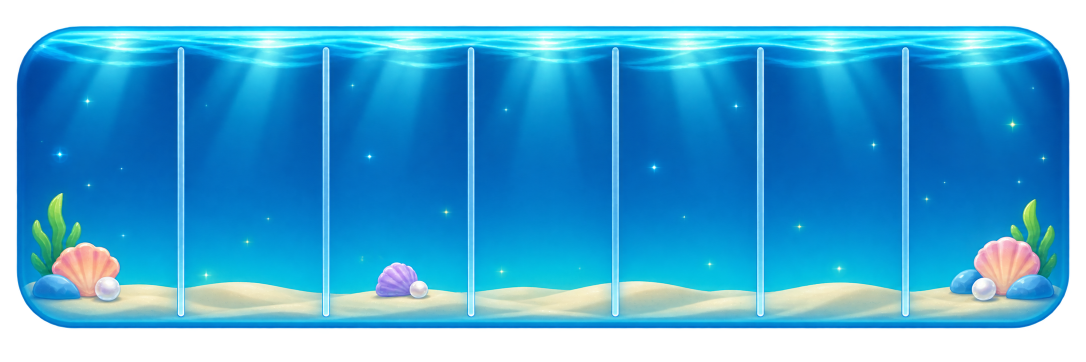
#> input picture Added Assets/tanks/backup_back.png, 2172 x 724 px, found by its file name (shown at 1/2 size); the run also reads 1 picture not shown here
$ python tank-art.py '../Added Assets/tanks/backup_back.png'
#> lines starting #> are read from the running program, lines starting #| are printed output that depends on the picture; after the words box and inside, x2 and y2 are one past the last pixel; in counts of white or black regions, pixels touching at a corner belong together
"""Gives the Backup and target tank pictures a more solid, 3D look (public/ui/tanks): the light rays and sparkles of the Backup water are taken out, the water gets a soft depth shadow
towards the glass, and the glass pictures get a thicker, more solid edge (an inner shadow, a bright rim, a thick bottom slab).
Usage: python3 scripts/tank-art.py <folder holding the original backup_back.png backup_front.png target_front.png>"""
import sys, os
import numpy as np
from PIL import Image
from scipy import ndimage as ndi
src = sys.argv[1]; out = os.path.join(os.path.dirname(__file__), '..', 'public', 'ui', 'tanks')
def load(n): return np.asarray(Image.open(os.path.join(src, n + '.png')).convert('RGBA')).astype(np.float32)
def save(n, a): Image.fromarray(np.clip(a, 0, 255).astype(np.uint8), 'RGBA').save(os.path.join(out, n + '.png'), optimize=True); print(n, a.shape[1], a.shape[0])
def inside_dist(alpha):   # distance (px) from each pixel to the outside of the shape
    return ndi.distance_transform_edt(alpha > 128)

# ---- backup water: no rays, no sparkles, a depth shadow to the sides ----
a = load('backup_back'); H, W = a.shape[:2]; al = a[..., 3]
#> after `H, W = a.shape[:2]`: H = 724; W = 2172
lum = a[..., :3] @ np.array([.299, .587, .114], np.float32)
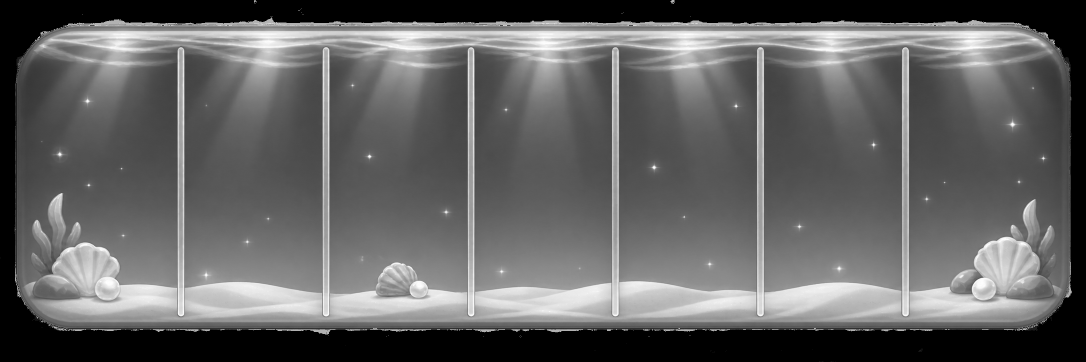
#> lum: shape (724, 2172) float32 (shown at 1/2 size); min 0, max 255, mean 98.9
water = (al > 200); sandline = int(H * .74)
#> after `water = al > 200`:
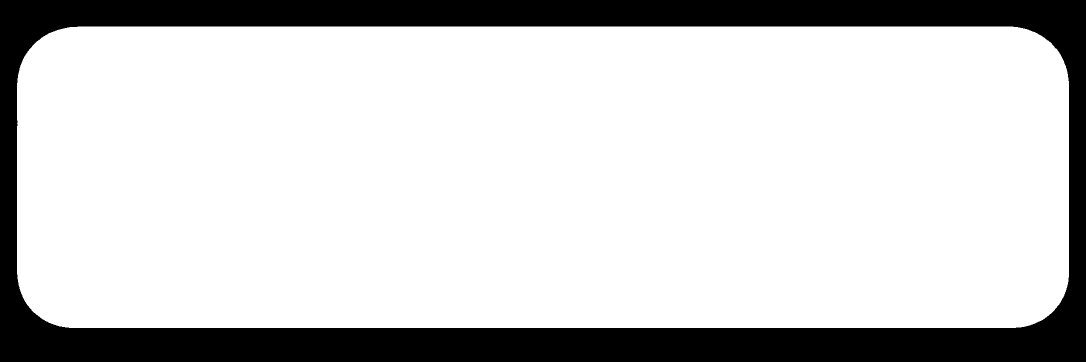
#> water: shape (724, 2172) bool (shown at 1/2 size); 80% white; 1 black region, box (x1, y1, x2, y2) and area: (0, 0, 2172, 724) 315268
#> after `sandline = int(H * 0.74)`: sandline = 535
div = np.zeros(W, bool)
wide = np.zeros(W, bool)
for cx in (198, 358, 519, 679, 839, 999): div[cx - 6:cx + 7] = True; wide[cx - 28:cx + 12] = True   # the glass bars between the slots stay as they are (only their bright core)
rows = np.arange(H)
#> rows = 724 values from 0 to 723
for y in range(int(H * .06), sandline):
    cols = water[y] & ~div
    if cols.sum() < 50: continue
    base = np.median(a[y][cols][:, :3], axis=0); bl = base @ np.array([.299, .587, .114], np.float32)
    bright = cols & (lum[y] > bl + 1.5)
    a[y, bright, :3] = base
    zone = water[y] & wide & (lum[y] < 170)   # next to a glass bar: the bar's own bright core is kept, its dark shadows and old rays go
    a[y, zone, :3] = base
#> this loop made 492 passes
#> (base, bl) on passes 11 to 13: ([3, 172, 238], 129), ([0, 154, 229], 116.5), ([1, 151, 223], 114.4)
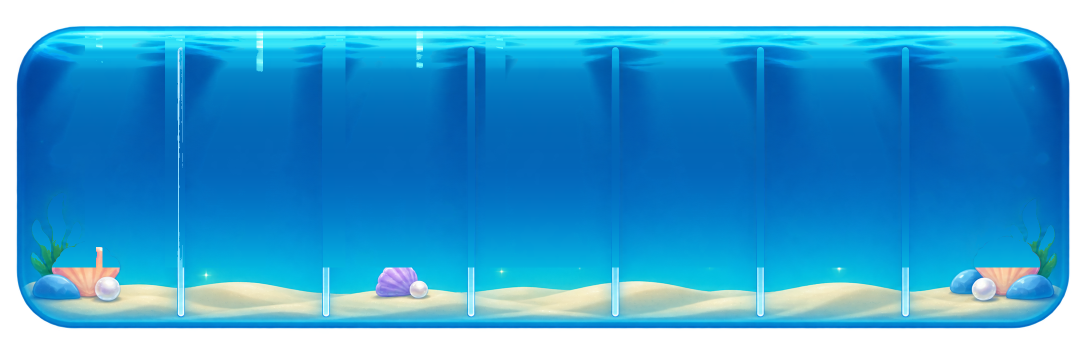
#> a: shape (724, 2172, 4) float32 (shown at 1/2 size); mean R, G, B, A 21.1, 116.1, 164.6, 204.3; transparent parts drawn white
# gentle smoothing of what is left of the shimmer along the top, so no streaks come back
sm = ndi.gaussian_filter(a[..., :3], sigma=(2.5, 14, 0)); band = np.zeros((H, W), bool); band[int(H * .06):sandline] = True; band &= water & ~ndi.binary_dilation(div, np.ones(13, bool))[None, :].repeat(H, 0)
#> after `band &= water & ~ndi.binary_dilation(div, np.ones(13, bool))[None, :].`: band: shape (724, 2172) bool; 59.5% white; 1 black region, box (x1, y1, x2, y2) and area: (0, 0, 2172, 724) 636824
a[band, :3] = sm[band]
# depth: darker and a touch bluer towards the glass, lighter in the middle
d = inside_dist(al); k = np.clip(d / 70., 0, 1) ** .8
#> in inside_dist, `return ndi.distance_transform_edt(alpha > 128)`:
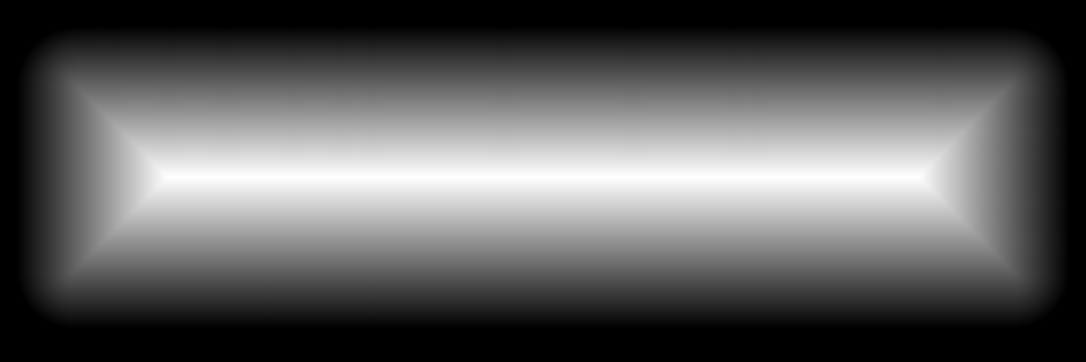
#> returned value: shape (724, 2172) float64 (shown at 1/2 size); min 0, max 302, mean 110.4; drawn with min black and max white
shade = (.70 + .30 * k)[..., None]; tint = np.array([.86, .93, 1.04], np.float32)
a[..., :3] = a[..., :3] * (shade * (1 - (1 - k)[..., None] * (1 - tint)))
save('backup_back', a)
#| backup_back 2172 724

# ---- glass pictures: a thicker, more solid edge ----
def thicken(name, rim=7, slab=22):
    a = load(name); H, W = a.shape[:2]; al = a[..., 3]
    shape = ndi.binary_fill_holes(al > 20); d = ndi.distance_transform_edt(shape)
    out = a.copy()
    # inner shadow: a dark blue veil along the inside of the rim
    inner = np.clip(1 - (d - 6) / 26., 0, 1) ** 1.6 * (d > 6)
    veil = np.zeros_like(a); veil[..., 0], veil[..., 1], veil[..., 2] = 10, 60, 120; veil[..., 3] = inner * 90
    out = over(out, veil)
    # a bright, thick rim line just inside the edge
    ring = np.exp(-((d - 7) ** 2) / (2 * 2.2 ** 2)); line = np.zeros_like(a); line[..., :3] = (225, 248, 255); line[..., 3] = ring * 235 * (d > 2)
    out = over(out, line)
    # the bottom slab of glass: a thick, brighter band with a dark base line
    ys = np.arange(H)[:, None].repeat(W, 1).astype(np.float32); bottom = np.array([np.where(shape[:, x])[0].max() if shape[:, x].any() else 0 for x in range(W)])[None, :]
    t = np.clip((bottom - ys) / slab, 0, 1.2); slabm = shape & (t < 1) & (ys <= bottom)
    sl = np.zeros_like(a); g = 1 - t; sl[..., 0] = 150 + 90 * g; sl[..., 1] = 215 + 35 * g; sl[..., 2] = 255; sl[..., 3] = np.where(slabm, 110 + 90 * g, 0)
    out = over(out, sl)
    base = np.zeros_like(a); base[..., 0], base[..., 1], base[..., 2] = 12, 70, 130; base[..., 3] = np.where(shape & (np.abs(ys - (bottom - slab)) < 1.3), 120, 0)
    out = over(out, base)
    save(name, out)
def over(dst, srcc):   # srcc over dst, straight alpha
    sa = srcc[..., 3:4] / 255.; da = dst[..., 3:4] / 255.; oa = sa + da * (1 - sa); rgb = (srcc[..., :3] * sa + dst[..., :3] * da * (1 - sa)) / np.maximum(oa, 1e-6)
    return np.concatenate([rgb, oa * 255.], -1)
thicken('backup_front', rim=8, slab=26); thicken('target_front', rim=7, slab=22)
#> call 2 of load, with n = 'backup_front'
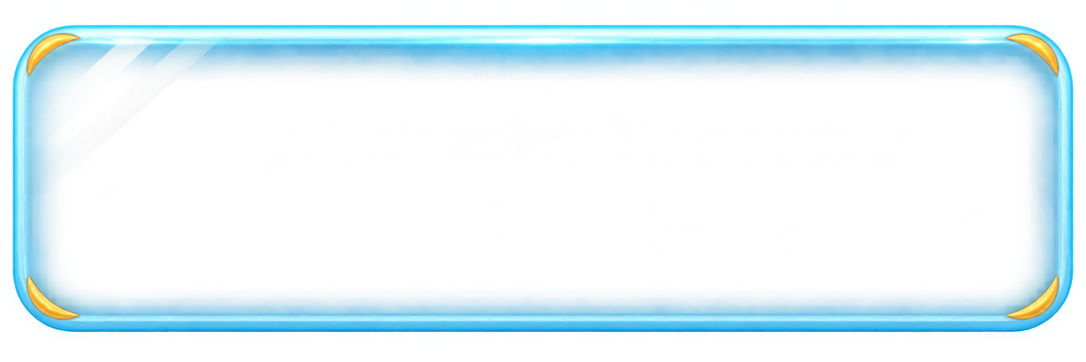
#> input picture Added Assets/tanks/backup_front.png, 2172 x 724 px, found by its file name (shown at 1/2 size)
#> in thicken, `shape = ndi.binary_fill_holes(al > 20)`: shape: shape (724, 2172) bool; 82.2% white; 1 black region, box (x1, y1, x2, y2) and area: (0, 0, 2172, 724) 279240
#> in thicken, `slabm = shape & (t < 1) & (ys <= bottom)`: slabm: shape (724, 2172) bool; 3.5% white; 1 white region, box (x1, y1, x2, y2) and area: (25, 526, 2149, 666) 55183
#> in over (call 3), `rgb = (srcc[..., :3] * sa + dst[..., :3] * da * (1 - sa)) / np.maximum`:
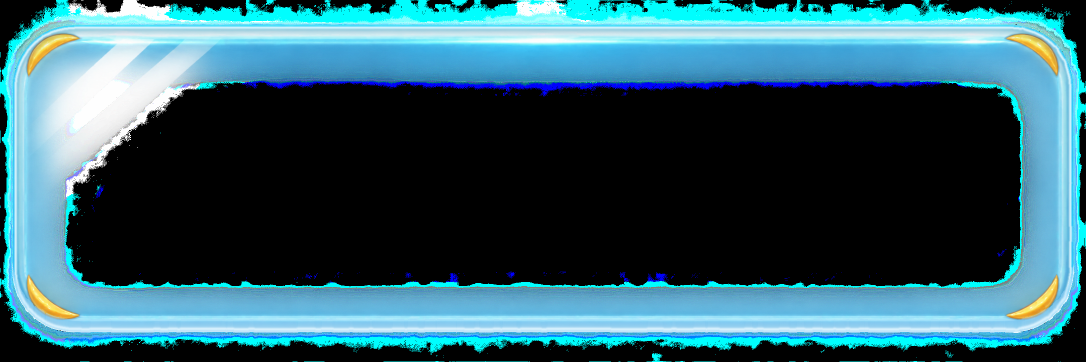
#> rgb: shape (724, 2172, 3) float32 (shown at 1/2 size); mean of channels 0, 1, 2 48.8, 91.9, 104.5; drawn with min black and max white
#> in over (call 4), `sa = srcc[..., 3:4] / 255.0`:
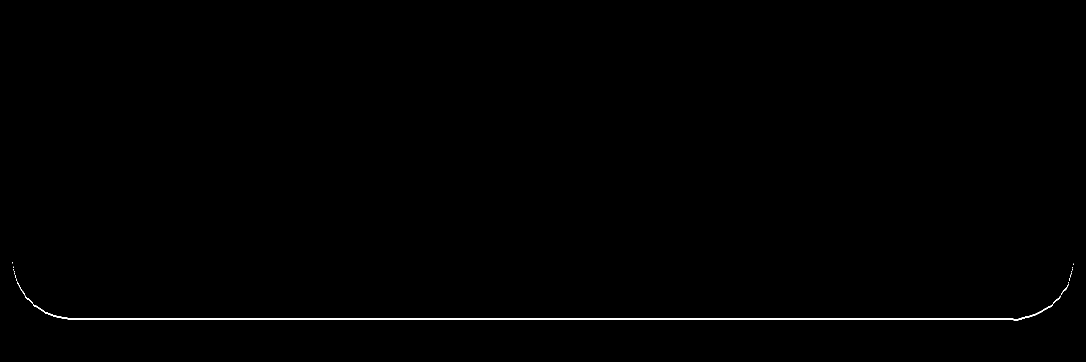
#> sa: shape (724, 2172, 1) float32 (shown at 1/2 size); values 0 (black) and 0.471 (white), 0.4% white; 16 white regions (14 under 20 px), largest, box (x1, y1, x2, y2) and area: (34, 563, 2122, 641) 6264, (2122, 568, 2137, 590) 45
#| backup_front 2172 724
#| target_front 2006 784
